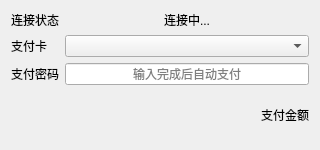
<?xml version="1.0" encoding="UTF-8"?>
<ui version="4.0">
 <class>PayDialog</class>
 <widget class="QDialog" name="PayDialog">
  <property name="geometry">
   <rect>
    <x>0</x>
    <y>0</y>
    <width>320</width>
    <height>150</height>
   </rect>
  </property>
  <property name="sizePolicy">
   <sizepolicy hsizetype="Fixed" vsizetype="Fixed">
    <horstretch>0</horstretch>
    <verstretch>0</verstretch>
   </sizepolicy>
  </property>
  <property name="minimumSize">
   <size>
    <width>320</width>
    <height>150</height>
   </size>
  </property>
  <property name="maximumSize">
   <size>
    <width>320</width>
    <height>150</height>
   </size>
  </property>
  <property name="windowTitle">
   <string>支付</string>
  </property>
  <property name="modal">
   <bool>true</bool>
  </property>
  <layout class="QVBoxLayout" name="verticalLayout">
   <item>
    <layout class="QGridLayout" name="gridLayout">
     <item row="0" column="0">
      <widget class="QLabel" name="labelConnStateText">
       <property name="text">
        <string>连接状态</string>
       </property>
      </widget>
     </item>
     <item row="1" column="2">
      <widget class="QComboBox" name="comboBoxCards"/>
     </item>
     <item row="2" column="0">
      <widget class="QLabel" name="labelPayPwdText">
       <property name="text">
        <string>支付密码</string>
       </property>
      </widget>
     </item>
     <item row="1" column="0">
      <widget class="QLabel" name="labelCardsText">
       <property name="text">
        <string>支付卡</string>
       </property>
      </widget>
     </item>
     <item row="0" column="2">
      <widget class="QLabel" name="labelConnState">
       <property name="text">
        <string>连接中...</string>
       </property>
       <property name="alignment">
        <set>Qt::AlignCenter</set>
       </property>
      </widget>
     </item>
     <item row="2" column="2">
      <widget class="QLineEdit" name="lineEditPayPwd">
       <property name="inputMethodHints">
        <set>Qt::ImhDigitsOnly|Qt::ImhHiddenText|Qt::ImhNoAutoUppercase|Qt::ImhNoPredictiveText|Qt::ImhSensitiveData</set>
       </property>
       <property name="maxLength">
        <number>6</number>
       </property>
       <property name="echoMode">
        <enum>QLineEdit::Password</enum>
       </property>
       <property name="alignment">
        <set>Qt::AlignCenter</set>
       </property>
       <property name="placeholderText">
        <string>输入完成后自动支付</string>
       </property>
      </widget>
     </item>
    </layout>
   </item>
   <item>
    <layout class="QHBoxLayout" name="horizontalLayout">
     <item>
      <spacer name="horizontalSpacer">
       <property name="orientation">
        <enum>Qt::Horizontal</enum>
       </property>
       <property name="sizeHint" stdset="0">
        <size>
         <width>40</width>
         <height>20</height>
        </size>
       </property>
      </spacer>
     </item>
     <item>
      <widget class="QLabel" name="labelPriceTotal">
       <property name="text">
        <string>支付金额</string>
       </property>
      </widget>
     </item>
    </layout>
   </item>
  </layout>
 </widget>
 <resources/>
 <connections/>
</ui>
